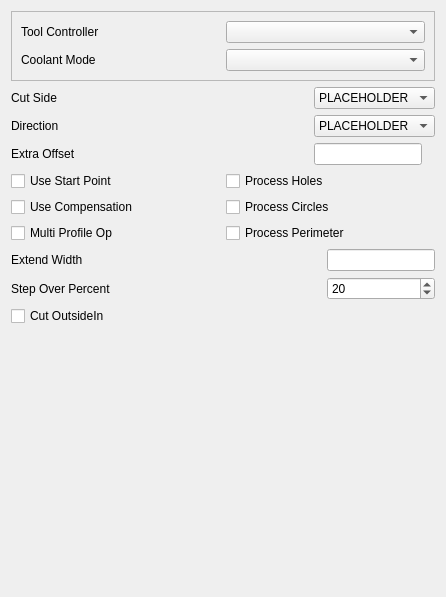
<?xml version="1.0" encoding="UTF-8"?>
<ui version="4.0">
 <class>Form</class>
 <widget class="QWidget" name="Form">
  <property name="geometry">
   <rect>
    <x>0</x>
    <y>0</y>
    <width>446</width>
    <height>597</height>
   </rect>
  </property>
  <property name="windowTitle">
   <string notr="true">Form</string>
  </property>
  <layout class="QGridLayout" name="gridLayout_4">
   <item row="0" column="0">
    <widget class="QFrame" name="frame">
     <property name="frameShape">
      <enum>QFrame::StyledPanel</enum>
     </property>
     <property name="frameShadow">
      <enum>QFrame::Raised</enum>
     </property>
     <layout class="QGridLayout" name="gridLayout_3">
      <item row="0" column="0">
       <widget class="QLabel" name="label">
        <property name="text">
         <string>Tool Controller</string>
        </property>
       </widget>
      </item>
      <item row="0" column="1">
       <widget class="QComboBox" name="toolController">
        <property name="toolTip">
         <string>The tool and its settings to be used for this operation</string>
        </property>
       </widget>
      </item>
      <item row="1" column="0">
       <widget class="QLabel" name="label_2">
        <property name="text">
         <string>Coolant Mode</string>
        </property>
       </widget>
      </item>
      <item row="1" column="1">
       <widget class="QComboBox" name="coolantController">
        <property name="toolTip">
         <string>The tool and its settings to be used for this operation</string>
        </property>
       </widget>
      </item>
     </layout>
    </widget>
   </item>
   <item row="1" column="0">
    <layout class="QGridLayout" name="gridLayout">
     <item row="0" column="0">
      <widget class="QLabel" name="cutSideLabel">
       <property name="text">
        <string>Cut Side</string>
       </property>
      </widget>
     </item>
     <item row="0" column="1">
      <widget class="QComboBox" name="cutSide">
       <property name="toolTip">
        <string>Specify if the profile should be performed inside or outside the base geometry features. This only matters if Use Compensation is checked (the default)</string>
       </property>
       <item>
        <property name="text">
         <string>PLACEHOLDER</string>
        </property>
       </item>
      </widget>
     </item>
     <item row="1" column="0">
      <widget class="QLabel" name="directionLabel">
       <property name="text">
        <string>Direction</string>
       </property>
      </widget>
     </item>
     <item row="1" column="1">
      <widget class="QComboBox" name="direction">
       <property name="toolTip">
        <string>The direction in which the profile is performed, clockwise or counterclockwise</string>
       </property>
       <item>
        <property name="text">
         <string>PLACEHOLDER</string>
        </property>
       </item>
      </widget>
     </item>
     <item row="2" column="0">
      <widget class="QLabel" name="extraOffsetLabel">
       <property name="text">
        <string>Extra Offset</string>
       </property>
      </widget>
     </item>
     <item row="2" column="1">
      <widget class="Gui::InputField" name="extraOffset">
       <property name="sizePolicy">
        <sizepolicy hsizetype="Fixed" vsizetype="Fixed">
         <horstretch>0</horstretch>
         <verstretch>0</verstretch>
        </sizepolicy>
       </property>
       <property name="toolTip">
        <string>The amount of extra material left by this operation in relation to the target shape</string>
       </property>
      </widget>
     </item>
    </layout>
   </item>
   <item row="2" column="0">
    <layout class="QGridLayout" name="gridLayout_2">
     <item row="0" column="0">
      <widget class="QCheckBox" name="useStartPoint">
       <property name="toolTip">
        <string>Check if this operation should use a starting point</string>
       </property>
       <property name="text">
        <string>Use Start Point</string>
       </property>
      </widget>
     </item>
     <item row="0" column="1">
      <widget class="QCheckBox" name="processHoles">
       <property name="toolTip">
        <string>Check if this profile operation should also process holes in the base geometry. Found holes are automatically offset on the opposite cut side and performed in the opposite direction as perimeters. Note that this does not include cylindrical holes, the assumption being that they will get drilled</string>
       </property>
       <property name="text">
        <string>Process Holes</string>
       </property>
      </widget>
     </item>
     <item row="1" column="0">
      <widget class="QCheckBox" name="useCompensation">
       <property name="toolTip">
        <string>If checked the profile operation is offset by the tool radius. The offset direction is determined by the Cut Side</string>
       </property>
       <property name="text">
        <string>Use Compensation</string>
       </property>
      </widget>
     </item>
     <item row="1" column="1">
      <widget class="QCheckBox" name="processCircles">
       <property name="toolTip">
        <string>Check if you want this profile operation to also be applied to cylindrical holes, which normally get drilled. This can be useful if no drill of adequate size is available or the number of holes don't warrant a tool change. Note that the cut side and direction is reversed in respect to the specified values</string>
       </property>
       <property name="text">
        <string>Process Circles</string>
       </property>
      </widget>
     </item>
     <item row="2" column="0">
      <widget class="QCheckBox" name="multiProfile">
       <property name="toolTip">
        <string>&lt;html&gt;&lt;head/&gt;&lt;body&gt;&lt;p&gt;Multipe Profile Op with Step Over&lt;/p&gt;&lt;/body&gt;&lt;/html&gt;</string>
       </property>
       <property name="text">
        <string>Multi Profile Op</string>
       </property>
      </widget>
     </item>
     <item row="2" column="1">
      <widget class="QCheckBox" name="processPerimeter">
       <property name="toolTip">
        <string>Check if this profile operation should also process the outside perimeter of the base geometry shapes</string>
       </property>
       <property name="text">
        <string>Process Perimeter</string>
       </property>
      </widget>
     </item>
    </layout>
   </item>
   <item row="3" column="0">
    <layout class="QGridLayout" name="gridLayout">
     <item row="0" column="0">
      <widget class="QLabel" name="multiProfileWidthLabel">
       <property name="toolTip">
        <string>Multi Profile Width</string>
       </property>
       <property name="text">
        <string>Extend Width</string>
       </property>
      </widget>
     </item>
     <item row="1" column="0">
      <widget class="QLabel" name="stepOverLabel">
       <property name="toolTip">
        <string>Step Over %</string>
       </property>
       <property name="text">
        <string>Step Over Percent</string>
       </property>
      </widget>
     </item>
     <item row="0" column="1">
      <widget class="Gui::InputField" name="multiProfileWidth">
       <property name="sizePolicy">
        <sizepolicy hsizetype="Fixed" vsizetype="Fixed">
         <horstretch>0</horstretch>
         <verstretch>0</verstretch>
        </sizepolicy>
       </property>
       <property name="toolTip">
        <string>The Width of the Multi Profile Op</string>
       </property>
      </widget>
     </item>
     <item row="1" column="1">
      <widget class="QSpinBox" name="multiStepOver">
       <property name="maximum">
        <number>100</number>
       </property>
       <property name="singleStep">
        <number>5</number>
       </property>
       <property name="value">
        <number>20</number>
       </property>
      </widget>
     </item>
    </layout>
   </item>
   <item row="4" column="0">
    <layout class="QGridLayout" name="gridLayout_2">
     <item row="0" column="0">
      <widget class="QCheckBox" name="cutOutsideIn">
       <property name="toolTip">
        <string>Starting Profile from Outside in or Inside out</string>
       </property>
       <property name="text">
        <string>Cut OutsideIn</string>
       </property>
      </widget>
     </item>
    </layout>
   </item>
   <item row="5" column="0">
    <spacer name="verticalSpacer">
     <property name="orientation">
      <enum>Qt::Vertical</enum>
     </property>
     <property name="sizeHint" stdset="0">
      <size>
       <width>20</width>
       <height>40</height>
      </size>
     </property>
    </spacer>
   </item>
  </layout>
 </widget>
 <customwidgets>
  <customwidget>
   <class>Gui::InputField</class>
   <extends>QLineEdit</extends>
   <header>Gui/InputField.h</header>
  </customwidget>
 </customwidgets>
 <tabstops>
  <tabstop>toolController</tabstop>
  <tabstop>cutSide</tabstop>
  <tabstop>direction</tabstop>
  <tabstop>extraOffset</tabstop>
  <tabstop>useStartPoint</tabstop>
  <tabstop>useCompensation</tabstop>
  <tabstop>processHoles</tabstop>
  <tabstop>processCircles</tabstop>
  <tabstop>processPerimeter</tabstop>
 </tabstops>
 <resources/>
 <connections/>
</ui>
